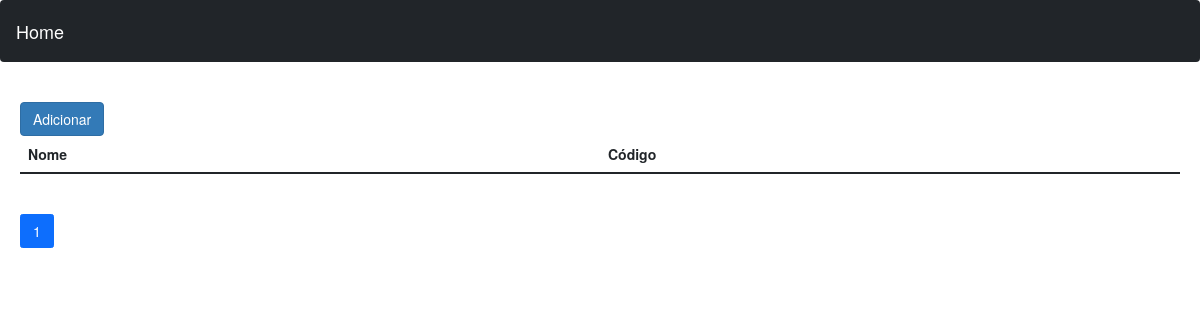
/produtos/, run on an earlier commit of the app's database.
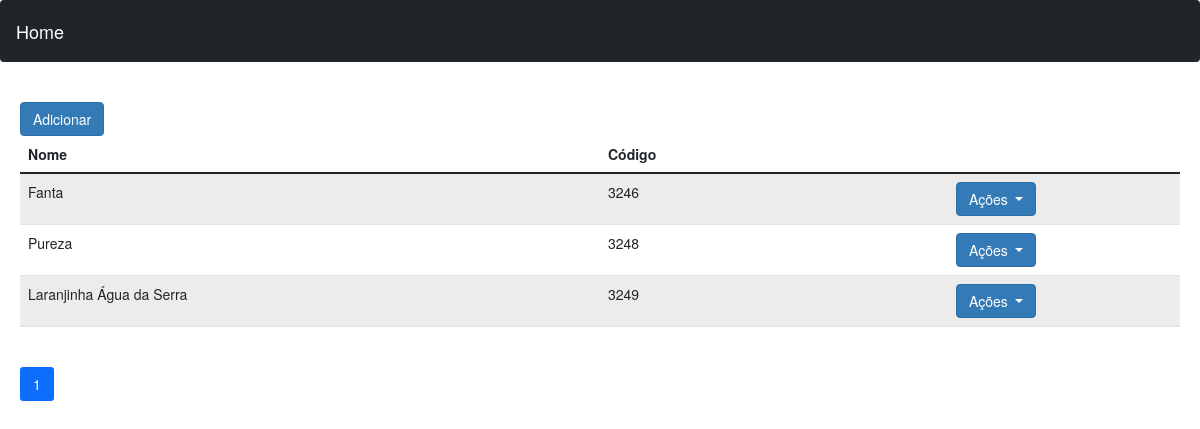
And on a later commit of the database.
### produtos/models.py (models this page shows, shortened)
class ProdutoModel(TimeStampedModel):
    id = models.UUIDField(
        db_column="ID",
        default=uuid.uuid4,
        primary_key=True,
        editable=False,
        unique=True
    )
    nome = models.CharField(
        db_column="NOME",
        max_length=100
    )
    codigo = models.CharField(
        db_column="CODIGO",
        max_length=20,
        unique=True
    )
    class Meta:
        db_table = 'PRODUTO'
        verbose_name = 'Produto'
        verbose_name_plural = 'Produtos'

### produtos/views.py (the view)
# urls.py: path('produtos/', home_produtos , name="produtos"),
def home_produtos(request, id:uuid=None):
    if id is not None:
        _SERVICE.remover_produtos_por_id(id)
    elif request.method == "POST" and id is None:
        serializer = ProdutosSerializer(data=request.POST)
        if not serializer.is_valid():
            messages.error(request, serializer.errors)
        else:
                serializer.save()
    produtos = _SERVICE.buscar_todos_produtos()
    paginator = Paginator(produtos, 5)
    page = request.GET.get('p')
    produtos = paginator.get_page(page)
    return render(request, 'home_produtos.html', context={"produtos":produtos})

### produtos/services.py (called while the page is built)
    def buscar_todos_produtos(self) -> list[ProdutoModel]:
        return ProdutoModel.objects.all()

### produtos/templates/home_produtos.html (shortened to what this page needs)
{% extends 'base.html' %}
{% block container %}
<table class="table table-striped">
  <thead>
    <tr>
      <th width="50%">Nome</th>
      <th width="30%">Código</th>
      <th width="20%"></th>
      {% include 'partials/produto_adicionar.html' %}
    </tr>
  </thead>
  <tbody>
  {% for p in produtos %}
    <tr>
      <td>{{p.nome}}</td>
      <td>{{p.codigo}}</td>
      <td>
          <div class="dropdown">
            <button class="btn btn-primary dropdown-toggle" type="button" id="dropdownMenuButton" data-toggle="dropdown" aria-haspopup="true" aria-expanded="false">
              Ações
            </button>
          </div>
      </td>
    </tr>
{% endfor %}
  </tbody>
</table>
<nav aria-label="...">
  <ul class="pagination">
  {% for pagina in produtos.paginator.page_range %}
  {% if produtos.number == pagina %}
    <li class="page-item active"><a class="page-link" href="?p={{pagina}}&termo={{request.GET.termo}}">{{pagina}}</a></li>
  {% else %}
    <li class="page-item"><a class="page-link" href="?p={{pagina}}&termo={{request.GET.termo}}">{{pagina}}</a></li>
  {%endif%}
    {% endfor %}
  </ul>
</nav>
{% endblock container %}

### templates/base.html (shortened to what this page needs)
{% load static %}
<!DOCTYPE html>
<html lang="pt-br">
<head>
  <link rel="stylesheet" href="{%static 'css/bootstrap.min.css' %}">
  <link rel="stylesheet" href="{%static 'css/base-style.css' %}">
  <link rel="stylesheet" href="{%static 'css/style.css' %}">
  <link rel="stylesheet" href="https://maxcdn.bootstrapcdn.com/bootstrap/3.4.1/css/bootstrap.min.css">
</head>
<body>
  <nav class="navbar navbar-expand-lg navbar-dark bg-dark">
    <div class="container-fluid">
      <a class="navbar-brand" href={% url 'home' %}>Home</a>
    </div>
  </nav>
  <div id='corpo'>
    {% block container %}
    {% endblock container %}
  </div>
</body>
</html>

### templates/partials/produto_adicionar.html (shortened to what this page needs)
<button type="button" class="btn btn-primary" data-toggle="modal" data-target="#change-password">
  Adicionar
</button>

### produtos/static/css/base-style.css (style rules this page uses)
#corpo { padding: 20px; }

What changed in the data, as far as the page shows it:
added ProdutoModel: nome "Fanta", codigo "3246"
added ProdutoModel: nome "Pureza", codigo "3248"
added ProdutoModel: nome "Laranjinha Água da Serra", codigo "3249"
